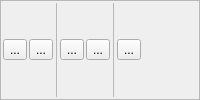
             <widget class="QFrame" name="frame_4">
              <property name="frameShape">
               <enum>QFrame::StyledPanel</enum>
              </property>
              <property name="frameShadow">
               <enum>QFrame::Raised</enum>
              </property>
              <layout class="QHBoxLayout" name="horizontalLayout_5">
               <property name="spacing">
                <number>2</number>
               </property>
               <property name="leftMargin">
                <number>2</number>
               </property>
               <property name="topMargin">
                <number>2</number>
               </property>
               <property name="rightMargin">
                <number>2</number>
               </property>
               <property name="bottomMargin">
                <number>2</number>
               </property>
               <item>
                <widget class="QToolButton" name="importAlignmentButton">
                 <property name="text">
                  <string>...</string>
                 </property>
                 <property name="icon">
                  <iconset resource="resources/linnaeo.qrc">
                   <normaloff>:/icons/ui/file-import.svg</normaloff>:/icons/ui/file-import.svg</iconset>
                 </property>
                </widget>
               </item>
               <item>
                <widget class="QToolButton" name="addAlignmentFolderButton">
                 <property name="text">
                  <string>...</string>
                 </property>
                 <property name="icon">
                  <iconset resource="resources/linnaeo.qrc">
                   <normaloff>:/icons/ui/folder-plus.svg</normaloff>:/icons/ui/folder-plus.svg</iconset>
                 </property>
                </widget>
               </item>
               <item>
                <widget class="Line" name="line_8">
                 <property name="lineWidth">
                  <number>0</number>
                 </property>
                 <property name="midLineWidth">
                  <number>1</number>
                 </property>
                 <property name="orientation">
                  <enum>Qt::Vertical</enum>
                 </property>
                </widget>
               </item>
               <item>
                <widget class="QToolButton" name="editAlignmentButton">
                 <property name="text">
                  <string>...</string>
                 </property>
                 <property name="icon">
                  <iconset resource="resources/linnaeo.qrc">
                   <normaloff>:/icons/ui/edit.svg</normaloff>:/icons/ui/edit.svg</iconset>
                 </property>
                </widget>
               </item>
               <item>
                <widget class="QToolButton" name="exportAlignmentButton">
                 <property name="text">
                  <string>...</string>
                 </property>
                 <property name="icon">
                  <iconset resource="resources/linnaeo.qrc">
                   <normaloff>:/icons/ui/file-export.svg</normaloff>:/icons/ui/file-export.svg</iconset>
                 </property>
                </widget>
               </item>
               <item>
                <widget class="Line" name="line_6">
                 <property name="lineWidth">
                  <number>0</number>
                 </property>
                 <property name="midLineWidth">
                  <number>1</number>
                 </property>
                 <property name="orientation">
                  <enum>Qt::Vertical</enum>
                 </property>
                </widget>
               </item>
               <item>
                <widget class="QToolButton" name="deleteAlignmentButton">
                 <property name="text">
                  <string>...</string>
                 </property>
                 <property name="icon">
                  <iconset resource="resources/linnaeo.qrc">
                   <normaloff>:/icons/ui/trash.svg</normaloff>:/icons/ui/trash.svg</iconset>
                 </property>
                </widget>
               </item>
               <item>
                <spacer name="horizontalSpacer_3">
                 <property name="orientation">
                  <enum>Qt::Horizontal</enum>
                 </property>
                 <property name="sizeHint" stdset="0">
                  <size>
                   <width>40</width>
                   <height>20</height>
                  </size>
                 </property>
                </spacer>
               </item>
              </layout>
             </widget>
